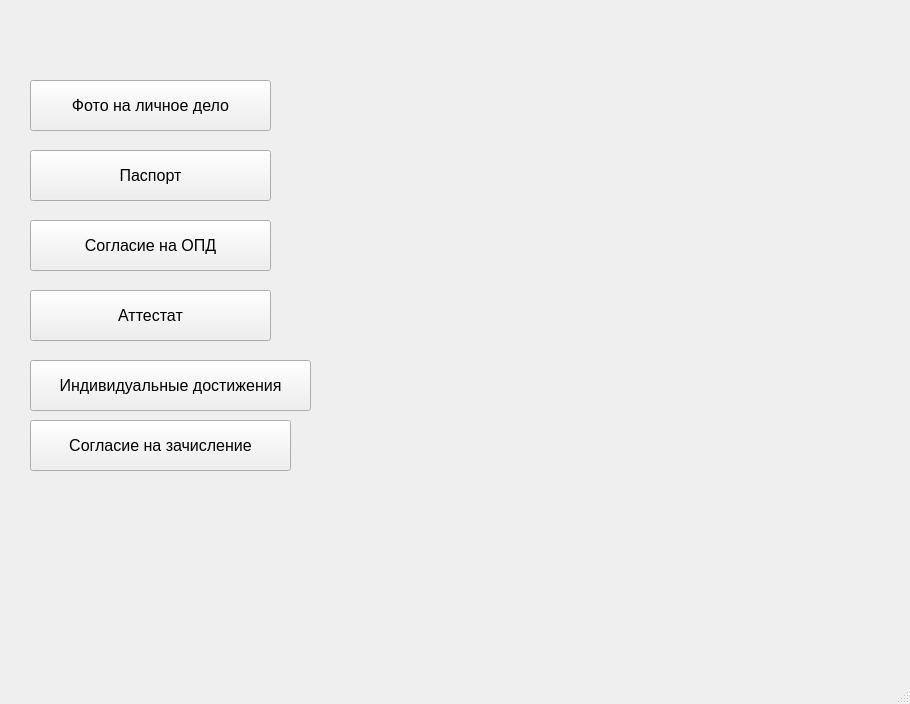
<?xml version="1.0" encoding="UTF-8"?>
<ui version="4.0">
 <class>MainWindow</class>
 <widget class="QMainWindow" name="MainWindow">
  <property name="geometry">
   <rect>
    <x>0</x>
    <y>0</y>
    <width>910</width>
    <height>704</height>
   </rect>
  </property>
  <property name="windowTitle">
   <string>MainWindow</string>
  </property>
  <widget class="QWidget" name="centralwidget">
   <widget class="QPushButton" name="personal_photo">
    <property name="geometry">
     <rect>
      <x>30</x>
      <y>80</y>
      <width>241</width>
      <height>51</height>
     </rect>
    </property>
    <property name="font">
     <font>
      <pointsize>12</pointsize>
     </font>
    </property>
    <property name="text">
     <string>Фото на личное дело</string>
    </property>
   </widget>
   <widget class="QPushButton" name="paper_photo">
    <property name="geometry">
     <rect>
      <x>30</x>
      <y>150</y>
      <width>241</width>
      <height>51</height>
     </rect>
    </property>
    <property name="font">
     <font>
      <pointsize>12</pointsize>
     </font>
    </property>
    <property name="text">
     <string>Паспорт</string>
    </property>
   </widget>
   <widget class="QPushButton" name="agree_photo">
    <property name="geometry">
     <rect>
      <x>30</x>
      <y>220</y>
      <width>241</width>
      <height>51</height>
     </rect>
    </property>
    <property name="font">
     <font>
      <pointsize>12</pointsize>
     </font>
    </property>
    <property name="text">
     <string>Согласие на ОПД</string>
    </property>
   </widget>
   <widget class="QPushButton" name="tabel_photo">
    <property name="geometry">
     <rect>
      <x>30</x>
      <y>290</y>
      <width>241</width>
      <height>51</height>
     </rect>
    </property>
    <property name="font">
     <font>
      <pointsize>12</pointsize>
     </font>
    </property>
    <property name="text">
     <string>Аттестат</string>
    </property>
   </widget>
   <widget class="QPushButton" name="achives_photo">
    <property name="geometry">
     <rect>
      <x>30</x>
      <y>360</y>
      <width>281</width>
      <height>51</height>
     </rect>
    </property>
    <property name="font">
     <font>
      <pointsize>12</pointsize>
     </font>
    </property>
    <property name="text">
     <string>Индивидуальные достижения</string>
    </property>
   </widget>
   <widget class="QPushButton" name="join_agree_photo">
    <property name="geometry">
     <rect>
      <x>30</x>
      <y>420</y>
      <width>261</width>
      <height>51</height>
     </rect>
    </property>
    <property name="font">
     <font>
      <pointsize>12</pointsize>
     </font>
    </property>
    <property name="text">
     <string>Согласие на зачисление</string>
    </property>
   </widget>
  </widget>
  <widget class="QStatusBar" name="statusbar"/>
 </widget>
 <resources/>
 <connections/>
</ui>
